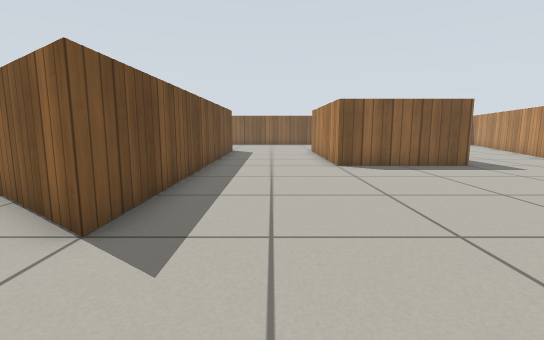
[1] (above)

17 first-person views from a walk through a Gazebo world. The camera is 0.57 m above the floor, tilts 8° down and sees 85° across. The floor is counted in squares, 0.5 m on a side. Each view is taken from the middle of a square. On the plan, view 1 faces up. The plan holds only what a view shows up to about 13 squares ahead; the rest is blank. Simple patterns stand in for the simulator's built-in surfaces.

[2]
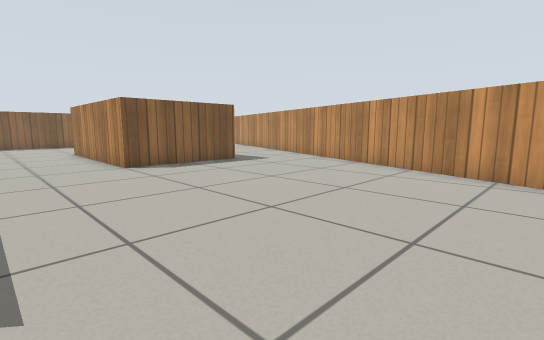

[3]
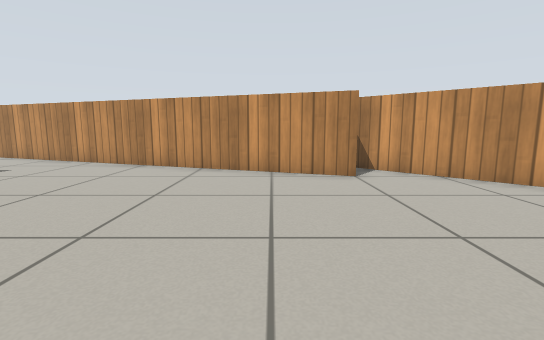

[4]
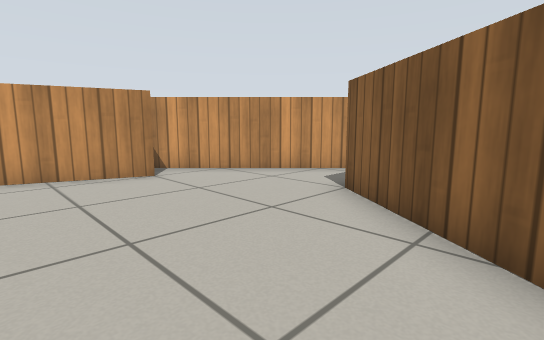

[5]
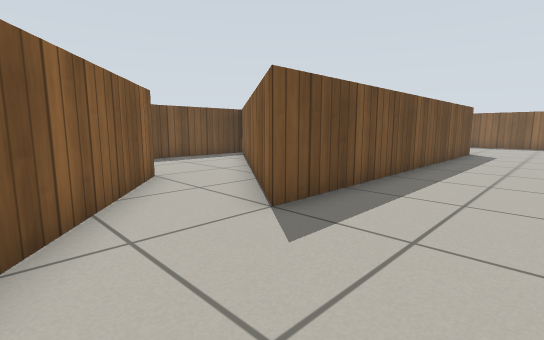

[6]
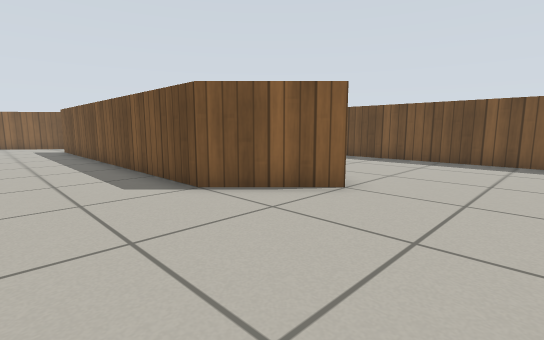

[7]
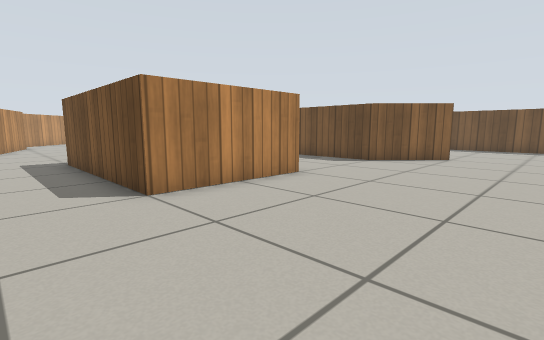

[8]
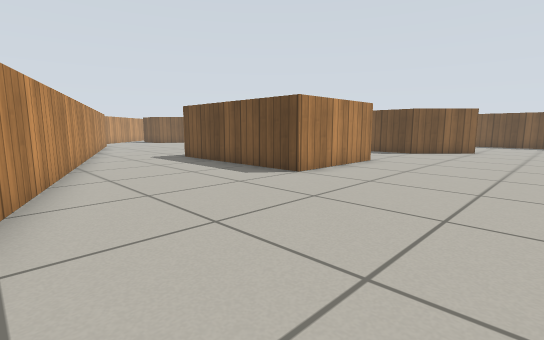

[9]
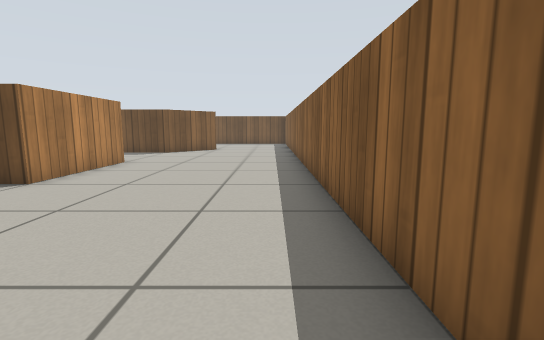

[10]
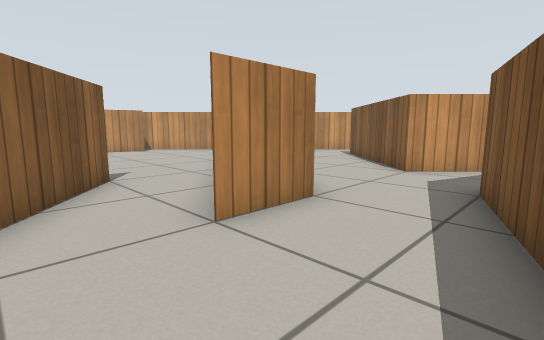

[11]
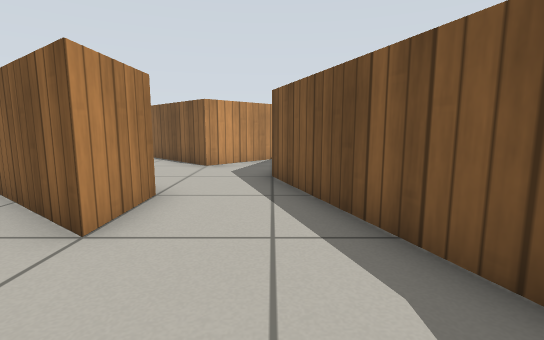

[12]
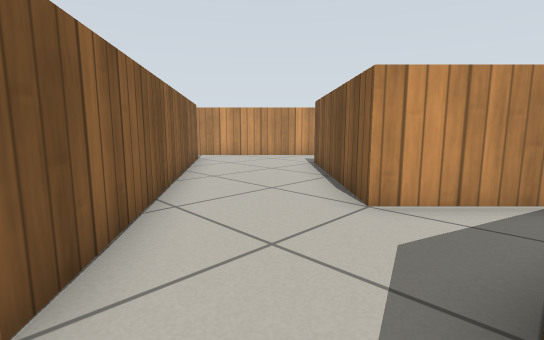

[13]
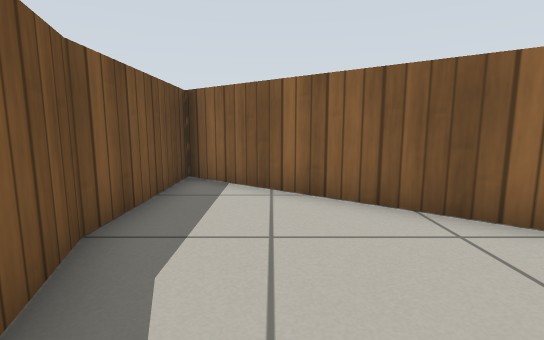

[14]
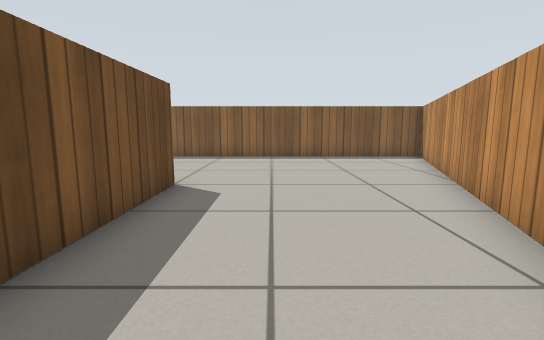

[15]
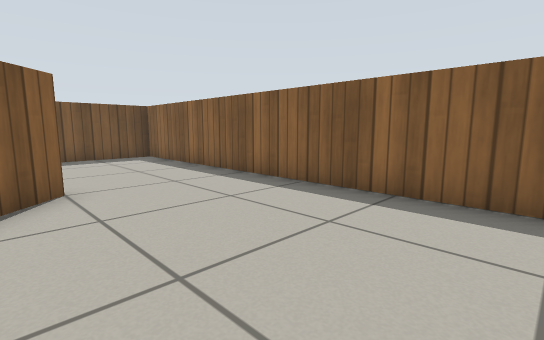

[16]
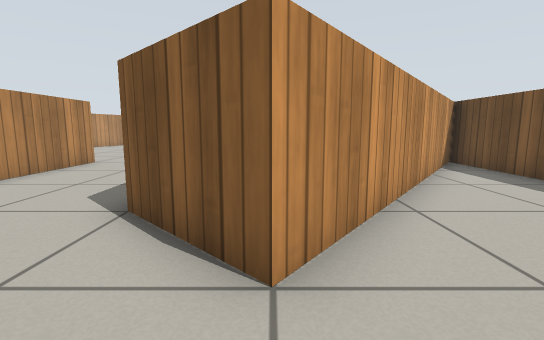

[17]
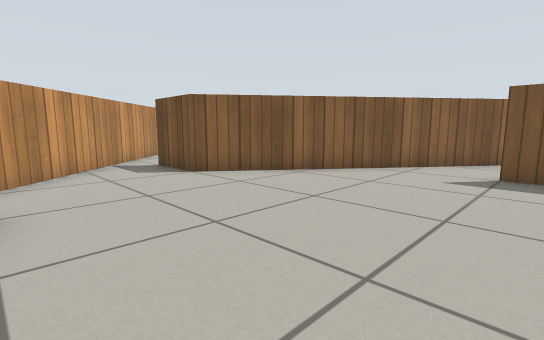

### Floor plan
Key: @ floor where view 1 was taken; # wall or solid block; . floor; B wooden block.
Columns run from 10 left of view 1 to 14 right of it. Each row starts with its distance up from view 1.
 21 #########################
 20 #.......................#
 19 #......................##
 18 #......................#
 17 #.....B...............##
 16 #....BBB..............#
 15 #...BB BB...BBBBB.....#
 14 #...B   B...B   B....##
 13 #..B    B...B   B....#
 12 #.BB    B...B   B....#
 11 #BB     B...B   B...##
 10 #B      B...B   B...#
  9 #B      B...BBBBB...#
  8 #BB     B..........##
  7 #.BBB   B..........#
  6 #...BB  B.........##
  5 #....BB B.........#
  4 #.....BBB.........#
  3 #B..B...B........##
  2  B..BBB..........#
  1  B..BBBB.........#
  0  BB..BBBB.@.....##
 -1   B...BBBBB.....# B
 -2    .....BBBB.....BB
 -3   ..B....BBBB...BB
 -4   .BBB....BBB..BB
 -5   B  BB.....B.B
 -6        B.....B
 -7         B...B
 -8          ..B
 -9           B

Where each view was taken, in squares from view 1:
view 1: 0 up, 0 right, facing up
view 2: 0 up, 1 left, facing up-right
view 3: 1 up, 1 left, facing right
view 4: 2 up, 1 left, facing down-right
view 5: 0 up, 1 right, facing up-left
view 6: 20 up, 1 right, facing down-left
view 7: 20 up, 8 right, facing down-left
view 8: 20 up, 12 right, facing down-left
view 9: 20 up, 12 right, facing left
view 10: 5 up, 9 left, facing down-right
view 11: 6 up, 8 left, facing down
view 12: 1 up, 8 left, facing down-right
view 13: 2 up, 8 left, facing up
view 14: 9 up, 8 right, facing up
view 15: 16 up, 2 right, facing up-left
view 16: 19 up, 4 left, facing down
view 17: 4 up, 6 right, facing down-left
